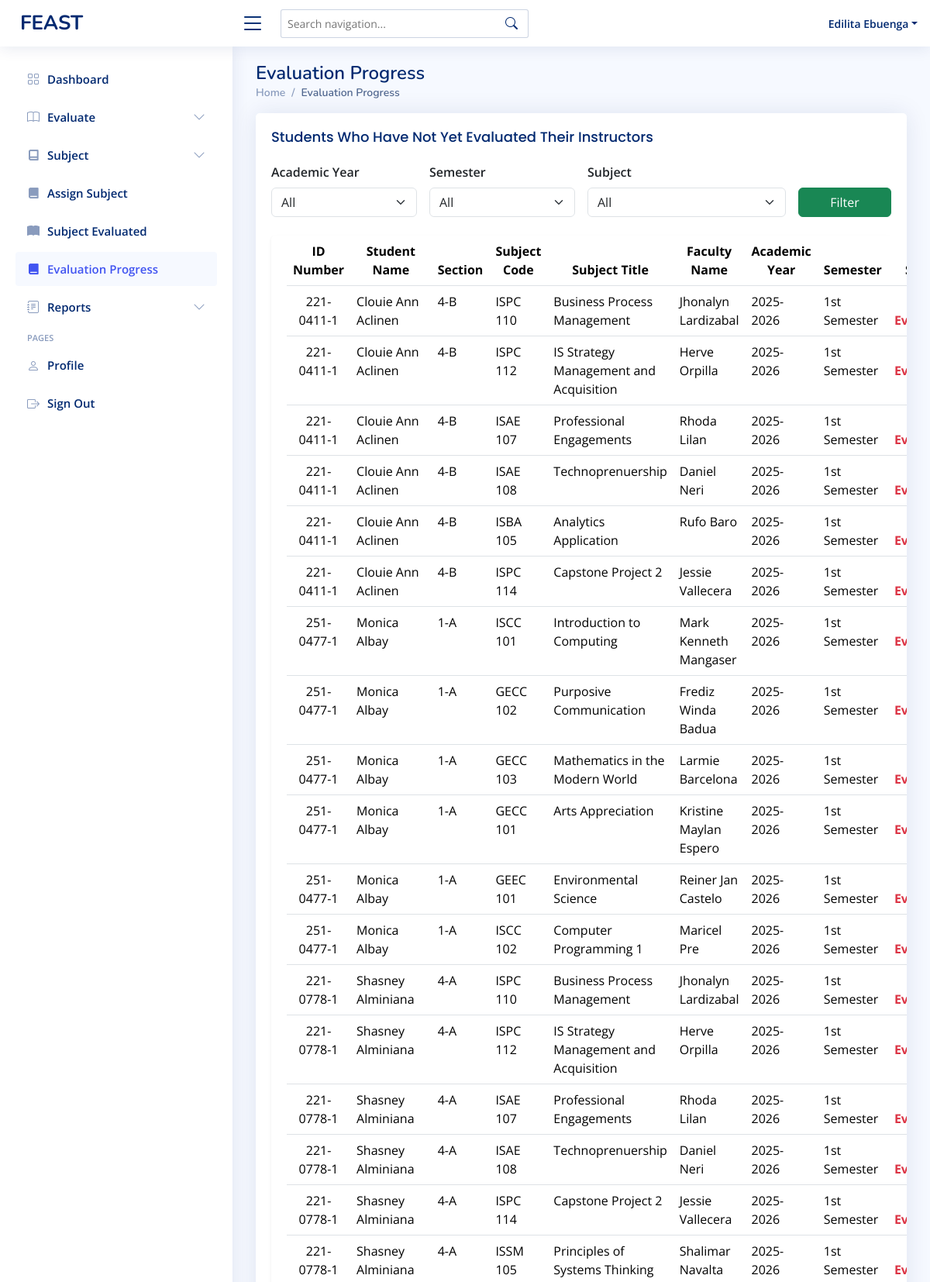
The page /admin-evaluationprogress.php (signed in, upper part) on the database its author committed.
### tables this page shows
CREATE TABLE `student_subject` (
  `idnumber` int(11) NOT NULL,
  `student_id` varchar(11) NOT NULL,
  `subject_code` varchar(11) NOT NULL,
  `academic_year` varchar(9) DEFAULT NULL,
  `semester` varchar(20) DEFAULT NULL,
  `faculty_id` varchar(11) DEFAULT NULL,
  `admin_id` varchar(50) DEFAULT NULL
);

CREATE TABLE `student` (
  `idnumber` varchar(11) NOT NULL,
  `first_name` varchar(50) NOT NULL,
  `mid_name` varchar(50) NOT NULL,
  `last_name` varchar(50) NOT NULL,
  `password` varchar(255) NOT NULL,
  `department` varchar(255) NOT NULL,
  `program` varchar(255) DEFAULT NULL,
  `section` varchar(11) NOT NULL,
  `role` varchar(50) NOT NULL DEFAULT 'student'
);

CREATE TABLE `subject` (
  `idnumber` int(11) NOT NULL,
  `code` varchar(11) NOT NULL,
  `title` varchar(255) NOT NULL,
  `faculty_id` varchar(11) DEFAULT NULL,
  `admin_id` varchar(11) DEFAULT NULL,
  `department` varchar(255) DEFAULT NULL,
  `program` varchar(255) DEFAULT NULL
);

### admin-evaluationprogress.php (the view, shortened to what this page needs)
<?php
include 'conn/conn.php';
$admin_id = $_SESSION['idnumber'];
$dept_query = $conn->prepare("SELECT department_name FROM admin_departments WHERE admin_idnumber = ?");
$dept_query->bind_param("s", $admin_id);
$dept_query->execute();
$dept_result = $dept_query->get_result();
$departments = [];
while ($row = $dept_result->fetch_assoc()) {
  $departments[] = $row['department_name'];
}
$sql = "
SELECT
    s.idnumber AS student_id,
    CONCAT(s.first_name, ' ', s.last_name) AS student_name,
    s.department AS student_department,
    s.section AS student_section,
    subj.code AS subject_code,
    subj.title AS subject_title,
    f.idnumber AS faculty_id,
    CONCAT(f.first_name, ' ', f.last_name) AS faculty_name,
    ss.academic_year,
    ss.semester
FROM student_subject ss
INNER JOIN student s ON s.idnumber = ss.student_id
INNER JOIN subject subj ON subj.code = ss.subject_code
INNER JOIN faculty f ON f.idnumber = ss.faculty_id
LEFT JOIN evaluation e
    ON e.student_id = ss.student_id
    AND e.faculty_id = ss.faculty_id
    AND e.subject_code = ss.subject_code
    AND e.academic_year = ss.academic_year
    AND e.semester = ss.semester
WHERE e.id IS NULL
  AND s.department IN ('" . implode("','", $departments) . "')  /* ✅ Only show students in admin’s department */
";
$sql .= " ORDER BY s.last_name, s.first_name ASC";
$result = mysqli_query($conn, $sql);
?>
<!DOCTYPE html>
<html lang="en">
<head>
  <?php include 'head.php' ?>
</head>
<body>
  <?php include 'admin-header.php'; ?>
  <?php include 'admin-sidebar.php'; ?>
  <main id="main" class="main">
    <div class="pagetitle">
      <h1>Evaluation Progress</h1>
      <nav>
        <ol class="breadcrumb">
          <li class="breadcrumb-item"><a href="admin-dashboard.php">Home</a></li>
          <li class="breadcrumb-item active">Evaluation Progress</li>
        </ol>
      </nav>
    </div>
    <section class="section dashboard">
      <div class="card">
        <div class="card-body table-responsive">
          <h5 class="card-title">Students Who Have Not Yet Evaluated Their Instructors</h5>
          <form method="get" class="row g-3 mb-4">
            <div class="col-md-3">
              <label for="year" class="form-label fw-semibold">Academic Year</label>
              <select class="form-select" name="year" id="year">
                <option value="All">All</option>
              </select>
            </div>
            <div class="col-md-3">
              <label for="semester" class="form-label fw-semibold">Semester</label>
              <select class="form-select" name="semester" id="semester">
                <option value="All">All</option>
              </select>
            </div>
            <div class="col-md-4">
              <label for="subject" class="form-label fw-semibold">Subject</label>
              <select class="form-select" name="subject" id="subject">
                <option value="All">All</option>
              </select>
            </div>
            <div class="col-md-2 d-flex align-items-end">
              <button type="submit" class="btn btn-success w-100">Filter</button>
            </div>
          </form>
          <div class="card shadow-sm">
            <div class="card-body">
              <table class="table datatable">
                <thead class="table text-center">
                  <tr>
                    <th>ID Number</th>
                    <th>Student Name</th>
                    <th>Section</th>
                    <th>Subject Code</th>
                    <th>Subject Title</th>
                    <th>Faculty Name</th>
                    <th>Academic Year</th>
                    <th>Semester</th>
                    <th>Status</th>
                  </tr>
                </thead>
                <tbody>
                  <?php
                  if (mysqli_num_rows($result) > 0) {
                    while ($row = mysqli_fetch_assoc($result)) {
                      echo "<tr>
                              <td class='text-center'>{$row['student_id']}</td>
                              <td>{$row['student_name']}</td>
                              <td>{$row['student_section']}</td>
                              <td>{$row['subject_code']}</td>
                              <td>{$row['subject_title']}</td>
                              <td>{$row['faculty_name']}</td>
                              <td>{$row['academic_year']}</td>
                              <td>{$row['semester']}</td>
                              <td class='text-danger fw-bold text-center'>Not Evaluated</td>
                            </tr>";
                    }
                  } else {
                    echo "<tr><td colspan='9' class='text-center text-muted'>All students have completed their evaluations.</td></tr>";
                  }
                  ?>
                </tbody>
              </table>
            </div>
          </div>
        </div>
      </div>
    </section>
  </main>
</body>
</html>

### assets/css/style.css (style rules this page uses)
:root { scroll-behavior: smooth; }
body { font-family: "Open Sans", sans-serif; background: #f6f9ff; color: #444444; }
a { color: #4154f1; text-decoration: none; }
h1, h2, h3, h4, h5, h6 { font-family: "Nunito", sans-serif; }
#main { margin-top: 60px; padding: 20px 30px; transition: all 0.3s; }
.pagetitle { margin-bottom: 10px; }
.pagetitle h1 { font-size: 24px; margin-bottom: 0; font-weight: 600; color: #012970; }
.card { margin-bottom: 30px; border: none; border-radius: 5px; box-shadow: 0px 0 30px rgba(1, 41, 112, 0.1); }
.card-title { padding: 20px 0 15px 0; font-size: 18px; font-weight: 500; color: #012970; font-family: "Poppins", sans-serif; }
.card-body { padding: 0 20px 20px 20px; }
.breadcrumb { font-size: 14px; font-family: "Nunito", sans-serif; color: #899bbd; font-weight: 600; }
.breadcrumb a { color: #899bbd; transition: 0.3s; }
.breadcrumb .breadcrumb-item::before { color: #899bbd; }
.breadcrumb .active { color: #51678f; font-weight: 600; }
@media (min-width: 1200px) { #main, #footer { margin-left: 300px; } }

### rows shown on the page
student_subject: student.idnumber "221- 0411-1", student_name "Clouie Ann Aclinen", student.section "4-B", subject.code "ISPC 110", subject.title "Business Process Management", faculty_name "Jhonalyn Lardizabal", academic_year "2025-2026", semester "1st Semester"
student_subject: student.idnumber "221- 0411-1", student_name "Clouie Ann Aclinen", student.section "4-B", subject.code "ISPC 112", subject.title "IS Strategy Management and Acquisition", faculty_name "Herve Orpilla", academic_year "2025-2026", semester "1st Semester"
student_subject: student.idnumber "221- 0411-1", student_name "Clouie Ann Aclinen", student.section "4-B", subject.code "ISAE 107", subject.title "Professional Engagements", faculty_name "Rhoda Lilan", academic_year "2025-2026", semester "1st Semester"
student_subject: student.idnumber "221- 0411-1", student_name "Clouie Ann Aclinen", student.section "4-B", subject.code "ISAE 108", subject.title "Technoprenuership", faculty_name "Daniel Neri", academic_year "2025-2026", semester "1st Semester"
student_subject: student.idnumber "221- 0411-1", student_name "Clouie Ann Aclinen", student.section "4-B", subject.code "ISBA 105", subject.title "Analytics Application", faculty_name "Rufo Baro", academic_year "2025-2026", semester "1st Semester"
student_subject: student.idnumber "221- 0411-1", student_name "Clouie Ann Aclinen", student.section "4-B", subject.code "ISPC 114", subject.title "Capstone Project 2", faculty_name "Jessie Vallecera", academic_year "2025-2026", semester "1st Semester"
student_subject: student.idnumber "251-0477-1", student_name "Monica Albay", student.section "1-A", subject.code "ISCC 101", subject.title "Introduction to Computing", faculty_name "Mark Kenneth Mangaser", academic_year "2025-2026", semester "1st Semester"
student_subject: student.idnumber "251-0477-1", student_name "Monica Albay", student.section "1-A", subject.code "GECC 102", subject.title "Purposive Communication", faculty_name "Frediz Winda Badua", academic_year "2025-2026", semester "1st Semester"
student_subject: student.idnumber "251-0477-1", student_name "Monica Albay", student.section "1-A", subject.code "GECC 103", subject.title "Mathematics in the Modern World", faculty_name "Larmie Barcelona", academic_year "2025-2026", semester "1st Semester"
student_subject: student.idnumber "251-0477-1", student_name "Monica Albay", student.section "1-A", subject.code "GECC 101", subject.title "Arts Appreciation", faculty_name "Kristine Maylan Espero", academic_year "2025-2026", semester "1st Semester"
student_subject: student.idnumber "251-0477-1", student_name "Monica Albay", student.section "1-A", subject.code "GEEC 101", subject.title "Environmental Science", faculty_name "Reiner Jan Castelo", academic_year "2025-2026", semester "1st Semester"
student_subject: student.idnumber "251-0477-1", student_name "Monica Albay", student.section "1-A", subject.code "ISCC 102", subject.title "Computer Programming 1", faculty_name "Maricel Pre", academic_year "2025-2026", semester "1st Semester"
student_subject: student.idnumber "221-0778-1", student_name "Shasney Alminiana", student.section "4-A", subject.code "ISPC 110", subject.title "Business Process Management", faculty_name "Jhonalyn Lardizabal", academic_year "2025-2026", semester "1st Semester"
student_subject: student.idnumber "221-0778-1", student_name "Shasney Alminiana", student.section "4-A", subject.code "ISPC 112", subject.title "IS Strategy Management and Acquisition", faculty_name "Herve Orpilla", academic_year "2025-2026", semester "1st Semester"
student_subject: student.idnumber "221-0778-1", student_name "Shasney Alminiana", student.section "4-A", subject.code "ISAE 107", subject.title "Professional Engagements", faculty_name "Rhoda Lilan", academic_year "2025-2026", semester "1st Semester"
student_subject: student.idnumber "221-0778-1", student_name "Shasney Alminiana", student.section "4-A", subject.code "ISAE 108", subject.title "Technoprenuership", faculty_name "Daniel Neri", academic_year "2025-2026", semester "1st Semester"
student_subject: student.idnumber "221-0778-1", student_name "Shasney Alminiana", student.section "4-A", subject.code "ISPC 114", subject.title "Capstone Project 2", faculty_name "Jessie Vallecera", academic_year "2025-2026", semester "1st Semester"
student_subject: student.idnumber "221-0778-1", student_name "Shasney Alminiana", student.section "4-A", subject.code "ISSM 105", subject.title "Principles of Systems Thinking", faculty_name "Shalimar Navalta", academic_year "2025-2026", semester "1st Semester"

### other values the page prints
$_SESSION['first_name'] "Edilita"
$_SESSION['last_name'] "Ebuenga"
